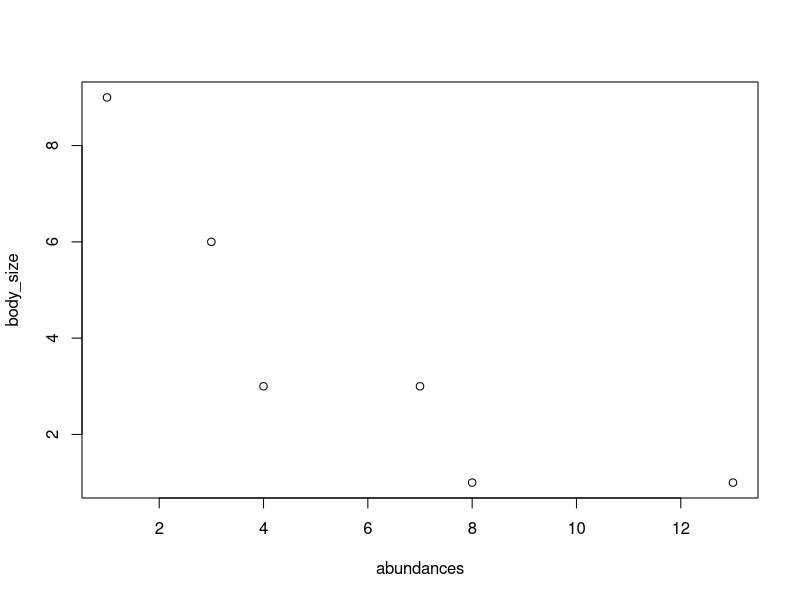
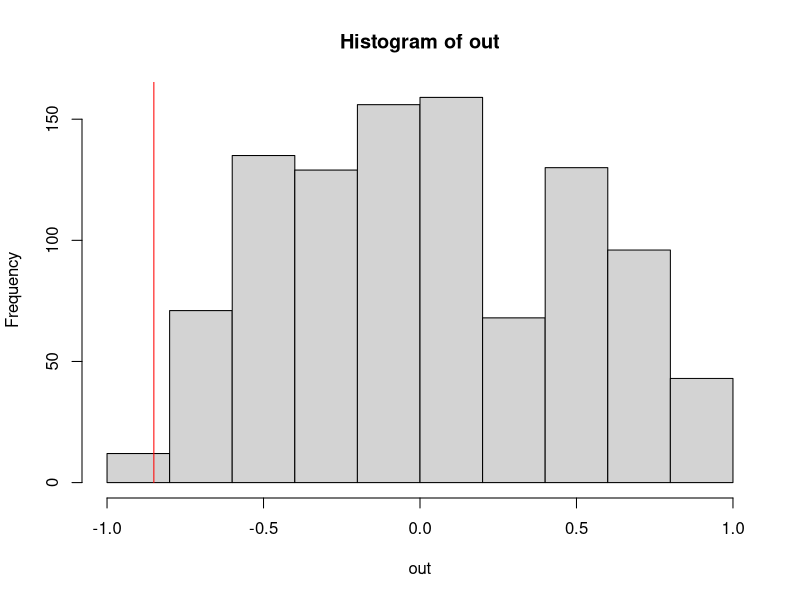
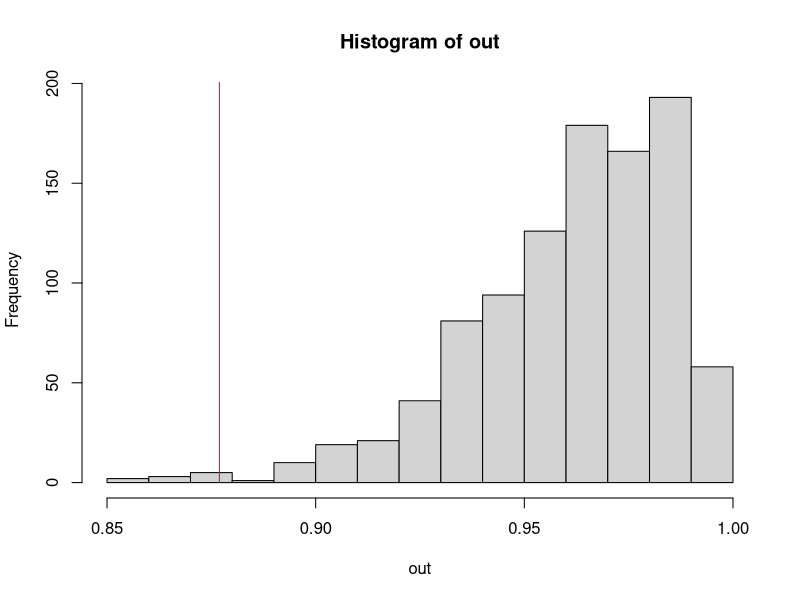

Reproduce these figures in R, in order.
#This script is for playing with loops and functions, using null models

#A simple null model to test correlations----

# Create some data

abundances <- c(1,3,4,7,8,13)
body_size <- c(9,6,3,3,1,1)

plot(abundances, body_size)

cor(abundances, body_size)
cor.test(abundances,body_size)


#let's brake the pattern
cor(abundances, sample(body_size, size = length(body_size), replace = F))

#let's start with the loops
out <- c()
for(i in 1:999){
  out [i] <- cor(abundances, sample(body_size, size = length(body_size), replace = F))
}
hist(out)

corr <- cor(abundances, body_size)
lines(c(corr,corr),c(0,170), col = 'red')

#P-value
length(which(out < corr)) / length(out)


#Is our community uneven?
#let's calculate Pielou's index
p<- (abundances/sum(abundances))
s<- -sum(p*log2(p))
J<-s/log2(length(abundances))

J<- function(x){
  p<- (x/sum(x))
  s<- -sum(p*log2(p))
  s/log2(length(x))
}
eve<- J(abundances)

rand<- sample(x = c(1:6), size= sum(abundances), replace = T)
null<-table(rand)
J(null)

out<-c()
for (i in 1:999) {
  rand<- sample(x = c(1:6), size= sum(abundances), replace = T)
  null<-table(rand)
  out[i] <- J(null)
}
hist(out)
lines(c(eve, eve), c(0,210), col='red')


#P-value

length(which(out < eve))/length(out)
